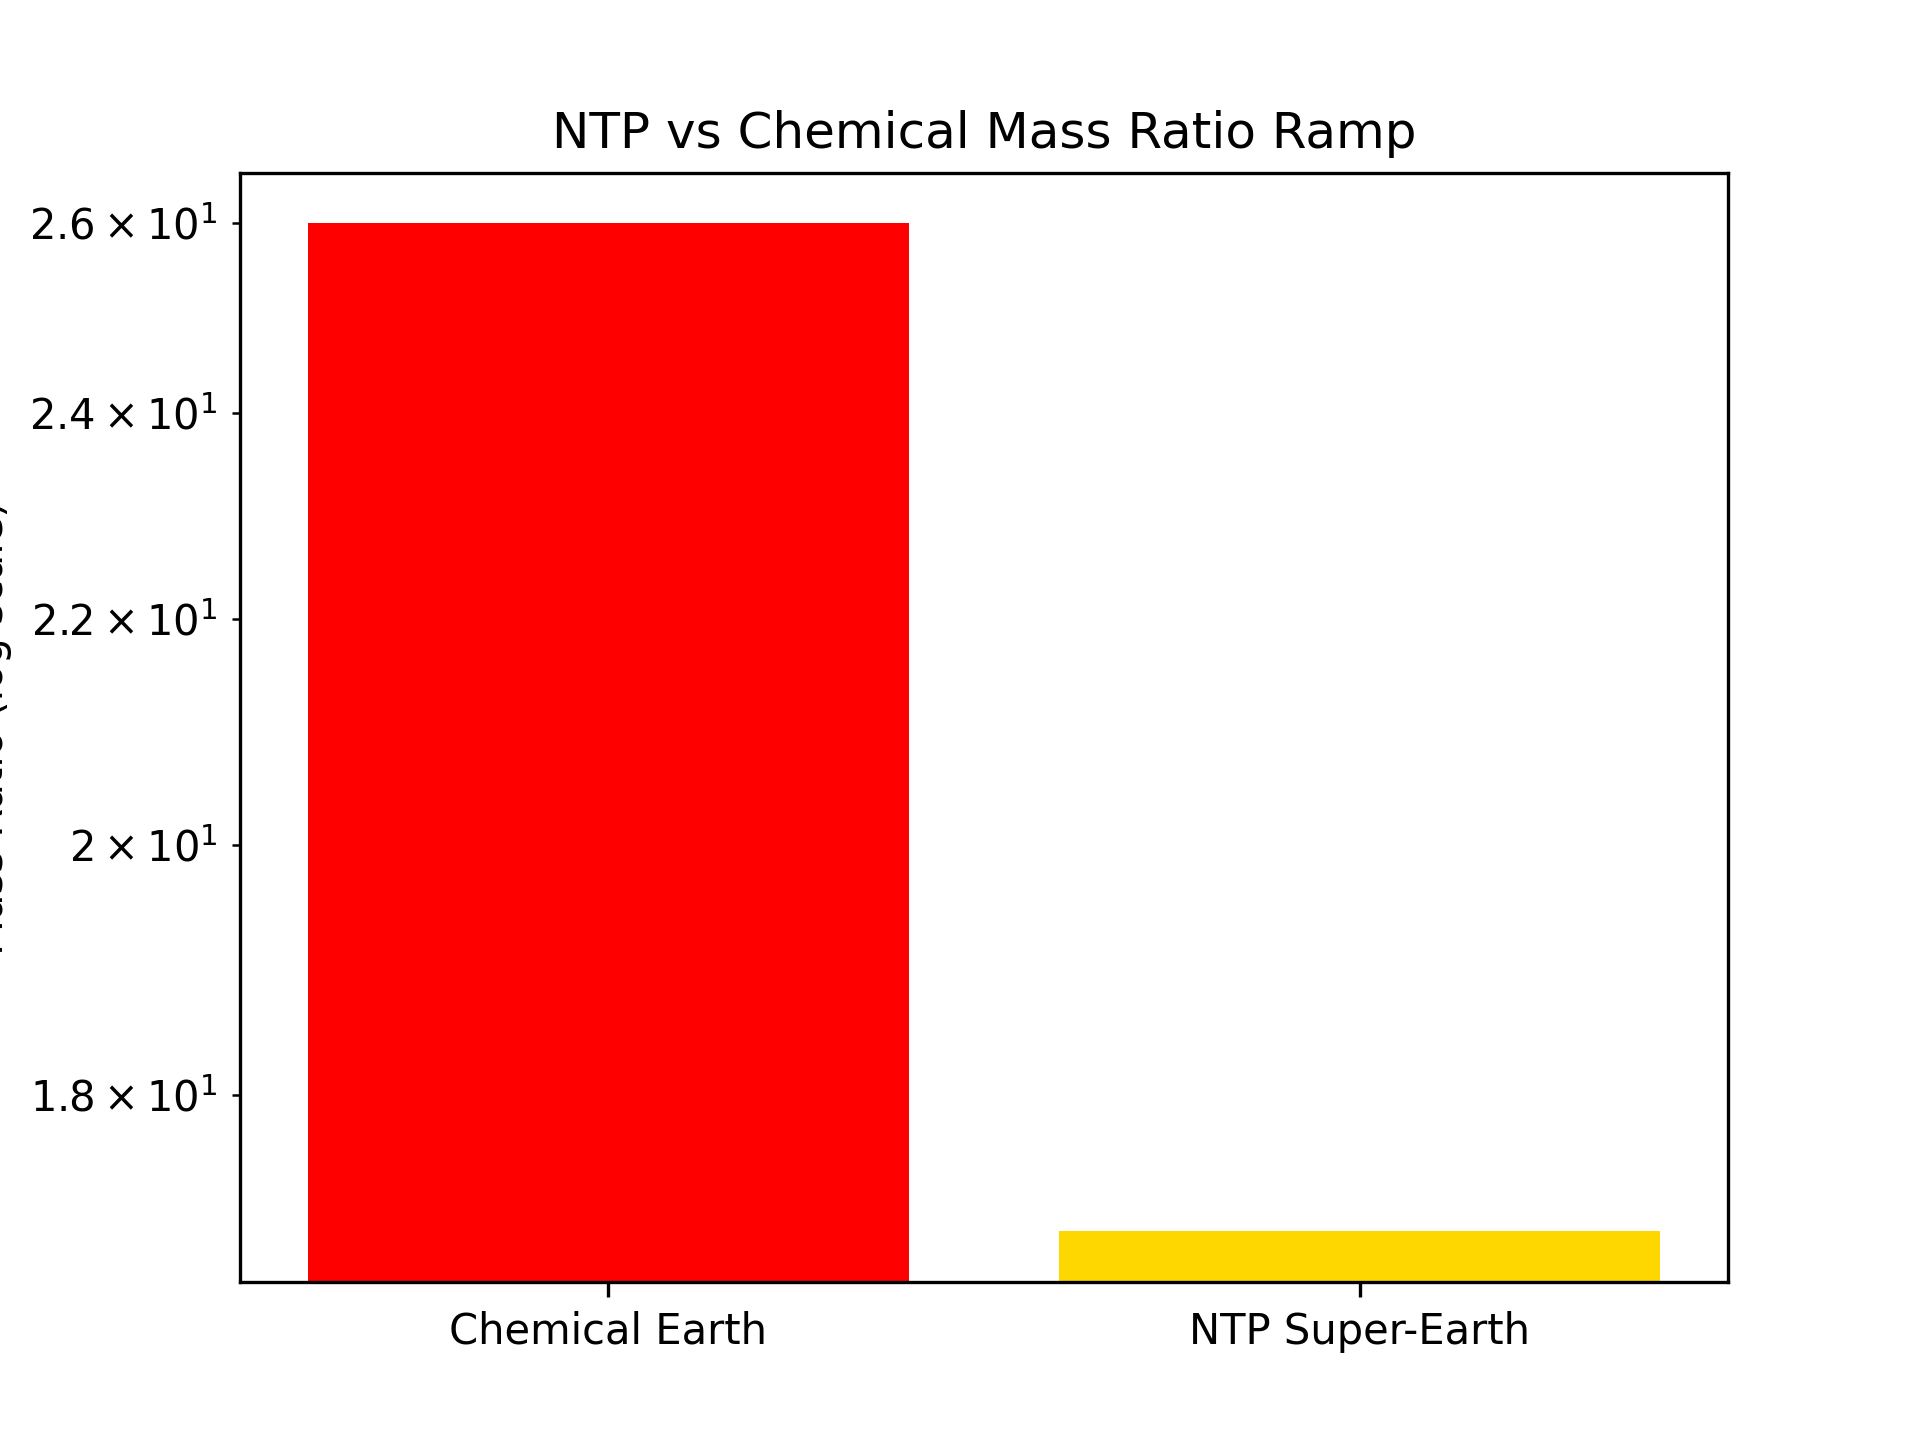

The Python source for this figure:
import numpy as np
import matplotlib.pyplot as plt

g0 = 9.81  # m/s^2
I_sp_chem = 350  # s
I_sp_ntp = 900  # s
v_ex_chem = g0 * I_sp_chem
v_ex_ntp = g0 * I_sp_ntp

# Earth v_esc
R_earth = 6.371e6  # m
G = 6.67430e-11
M_earth = 5.972e24  # kg
v_esc_earth = np.sqrt(2 * G * M_earth / R_earth)  # ~11.2 km/s

# Super-Earth g=5g0, same R
v_esc_super = v_esc_earth * np.sqrt(5)  # ~25 km/s

# Mass ratios
ratio_chem_earth = np.exp(v_esc_earth / v_ex_chem)
ratio_ntp_super = np.exp(v_esc_super / v_ex_ntp)

print(f"Chemical Earth: {ratio_chem_earth:.0f}x")
print(f"NTP Super-Earth: {ratio_ntp_super:.0f}x")

# Plot
fig, ax = plt.subplots()
ax.bar(['Chemical Earth', 'NTP Super-Earth'], [ratio_chem_earth, ratio_ntp_super], color=['red', 'gold'])
ax.set_yscale('log')
ax.set_title('NTP vs Chemical Mass Ratio Ramp')
ax.set_ylabel('Mass Ratio (log scale)')
plt.savefig('ntp_mass_ratio_sim.png', dpi=300)
plt.show()